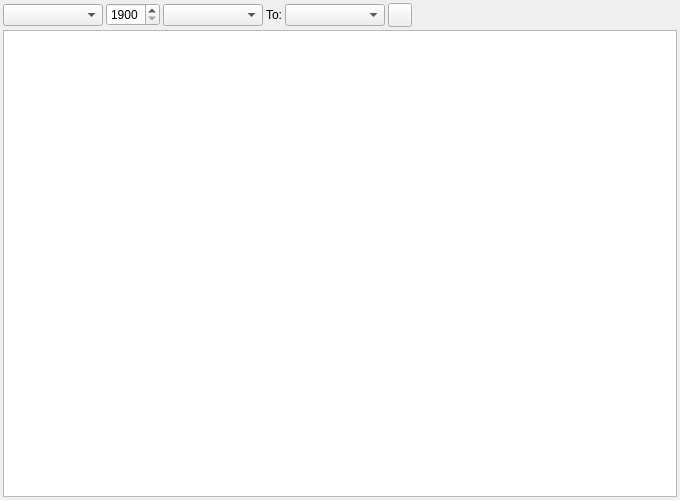
<?xml version="1.0" encoding="UTF-8"?>
<ui version="4.0">
 <class>ACC_CostCenterReportWidget</class>
 <widget class="QWidget" name="ACC_CostCenterReportWidget">
  <property name="geometry">
   <rect>
    <x>0</x>
    <y>0</y>
    <width>680</width>
    <height>500</height>
   </rect>
  </property>
  <property name="windowTitle">
   <string>Dialog</string>
  </property>
  <layout class="QGridLayout" name="gridLayout_2">
   <property name="leftMargin">
    <number>3</number>
   </property>
   <property name="topMargin">
    <number>3</number>
   </property>
   <property name="rightMargin">
    <number>3</number>
   </property>
   <property name="bottomMargin">
    <number>3</number>
   </property>
   <property name="spacing">
    <number>3</number>
   </property>
   <item row="0" column="0">
    <layout class="QHBoxLayout" name="horizontalLayout_2">
     <item>
      <widget class="QComboBox" name="cbPeriodSelection">
       <property name="minimumSize">
        <size>
         <width>100</width>
         <height>0</height>
        </size>
       </property>
      </widget>
     </item>
     <item>
      <widget class="QSpinBox" name="sbFromYear">
       <property name="minimumSize">
        <size>
         <width>50</width>
         <height>0</height>
        </size>
       </property>
       <property name="minimum">
        <number>1900</number>
       </property>
       <property name="maximum">
        <number>2999</number>
       </property>
      </widget>
     </item>
     <item>
      <widget class="QComboBox" name="cbFromMonth">
       <property name="minimumSize">
        <size>
         <width>100</width>
         <height>0</height>
        </size>
       </property>
      </widget>
     </item>
     <item>
      <widget class="QLabel" name="lblTo">
       <property name="text">
        <string>To:</string>
       </property>
      </widget>
     </item>
     <item>
      <widget class="QComboBox" name="cbToMonth">
       <property name="minimumSize">
        <size>
         <width>100</width>
         <height>0</height>
        </size>
       </property>
      </widget>
     </item>
     <item>
      <widget class="QPushButton" name="pbRefresh">
       <property name="minimumSize">
        <size>
         <width>24</width>
         <height>24</height>
        </size>
       </property>
       <property name="maximumSize">
        <size>
         <width>24</width>
         <height>24</height>
        </size>
       </property>
       <property name="toolTip">
        <string>Refresh trial balance</string>
       </property>
       <property name="text">
        <string/>
       </property>
       <property name="icon">
        <iconset resource="../../../db/src/gui/db.qrc">
         <normaloff>:/images/icons/arrow_refresh.png</normaloff>:/images/icons/arrow_refresh.png</iconset>
       </property>
      </widget>
     </item>
     <item>
      <spacer name="horizontalSpacer_2">
       <property name="orientation">
        <enum>Qt::Horizontal</enum>
       </property>
       <property name="sizeHint" stdset="0">
        <size>
         <width>40</width>
         <height>20</height>
        </size>
       </property>
      </spacer>
     </item>
    </layout>
   </item>
   <item row="1" column="0">
    <widget class="RB_TextEdit" name="teCostCenter"/>
   </item>
  </layout>
 </widget>
 <customwidgets>
  <customwidget>
   <class>RB_TextEdit</class>
   <extends>QTextEdit</extends>
   <header>rb_textedit.h</header>
  </customwidget>
 </customwidgets>
 <tabstops>
  <tabstop>cbPeriodSelection</tabstop>
  <tabstop>sbFromYear</tabstop>
  <tabstop>cbFromMonth</tabstop>
  <tabstop>cbToMonth</tabstop>
  <tabstop>pbRefresh</tabstop>
 </tabstops>
 <resources>
  <include location="../../../db/src/gui/db.qrc"/>
 </resources>
 <connections/>
</ui>
